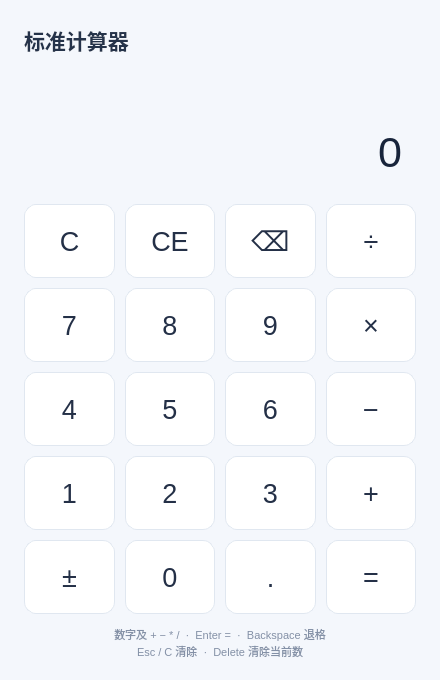
<?xml version="1.0" encoding="UTF-8"?>
<ui version="4.0">
<class>MainWindow</class>
<widget class="QWidget" name="MainWindow">
 <property name="geometry"><rect><x>0</x><y>0</y><width>440</width><height>680</height></rect></property>
 <property name="minimumSize"><size><width>360</width><height>650</height></size></property>
 <property name="windowTitle"><string>计算器 · Qt 实验 1</string></property>
 <property name="focusPolicy"><enum>Qt::StrongFocus</enum></property>
<property name="styleSheet"><string>QWidget#MainWindow { background: #f4f7fc; font-family: "Microsoft YaHei UI"; color: #20304a; }
QLabel#titleLabel { color: #25334a; }
QLabel#expressionLabel { color: #718099; font-size: 14px; }
QLineEdit#displayEdit { background: transparent; border: none; padding: 6px 10px; color: #18243b; }
QLineEdit#displayEdit[error="true"] { color: #c13f4e; }
QPushButton { background: #ffffff; color: #243047; border: 1px solid #e0e7f0; border-radius: 12px; }
QPushButton:hover { background: #edf2fb; border-color: #c5d1e4; }
QPushButton:pressed { background: #dce6f7; }
QPushButton[role="utility"] { background: #e8eef7; color: #52627d; }
QPushButton[role="operator"] { background: #e3edff; color: #3569cb; }
QPushButton[active="true"] { background: #c8dcff; border: 1px solid #8eb1f3; }
QPushButton[role="equals"] { background: #3468e9; color: #ffffff; border-color: #3468e9; }
QPushButton[role="equals"]:hover { background: #275bd8; }
QPushButton[role="equals"]:pressed { background: #1d4ec5; }
QLabel#keyboardHintLabel { color: #8390a6; font-size: 11px; }</string></property>
 <layout class="QVBoxLayout" name="mainLayout">
  <property name="spacing"><number>12</number></property>
  <property name="leftMargin"><number>24</number></property><property name="topMargin"><number>24</number></property>
  <property name="rightMargin"><number>24</number></property><property name="bottomMargin"><number>20</number></property>
  <item><widget class="QLabel" name="titleLabel"><property name="text"><string>标准计算器</string></property><property name="font"><font><pointsize>16</pointsize><bold>true</bold></font></property></widget></item>
  <item><widget class="QLabel" name="expressionLabel"><property name="minimumSize"><size><width>0</width><height>32</height></size></property><property name="text"><string/></property><property name="alignment"><set>Qt::AlignRight|Qt::AlignVCenter</set></property></widget></item>
  <item><widget class="QLineEdit" name="displayEdit"><property name="minimumSize"><size><width>0</width><height>80</height></size></property><property name="font"><font><pointsize>32</pointsize></font></property><property name="text"><string>0</string></property><property name="readOnly"><bool>true</bool></property><property name="focusPolicy"><enum>Qt::NoFocus</enum></property><property name="alignment"><set>Qt::AlignRight</set></property></widget></item>
  <item><layout class="QGridLayout" name="keypadLayout"><property name="spacing"><number>10</number></property>
<item row="0" column="0"><widget class="QPushButton" name="clearButton"><property name="minimumSize"><size><width>64</width><height>64</height></size></property><property name="sizePolicy"><sizepolicy hsizetype="Expanding" vsizetype="Expanding"><horstretch>0</horstretch><verstretch>0</verstretch></sizepolicy></property><property name="font"><font><pointsize>20</pointsize></font></property><property name="focusPolicy"><enum>Qt::NoFocus</enum></property><property name="text"><string>C</string></property><property name="command" stdset="0"><string>clear</string></property><property name="role" stdset="0"><string>utility</string></property></widget></item>
<item row="0" column="1"><widget class="QPushButton" name="clearEntryButton"><property name="minimumSize"><size><width>64</width><height>64</height></size></property><property name="sizePolicy"><sizepolicy hsizetype="Expanding" vsizetype="Expanding"><horstretch>0</horstretch><verstretch>0</verstretch></sizepolicy></property><property name="font"><font><pointsize>20</pointsize></font></property><property name="focusPolicy"><enum>Qt::NoFocus</enum></property><property name="text"><string>CE</string></property><property name="command" stdset="0"><string>clearEntry</string></property><property name="role" stdset="0"><string>utility</string></property></widget></item>
<item row="0" column="2"><widget class="QPushButton" name="backspaceButton"><property name="minimumSize"><size><width>64</width><height>64</height></size></property><property name="sizePolicy"><sizepolicy hsizetype="Expanding" vsizetype="Expanding"><horstretch>0</horstretch><verstretch>0</verstretch></sizepolicy></property><property name="font"><font><pointsize>20</pointsize></font></property><property name="focusPolicy"><enum>Qt::NoFocus</enum></property><property name="text"><string>⌫</string></property><property name="command" stdset="0"><string>backspace</string></property><property name="role" stdset="0"><string>utility</string></property></widget></item>
<item row="0" column="3"><widget class="QPushButton" name="divideButton"><property name="minimumSize"><size><width>64</width><height>64</height></size></property><property name="sizePolicy"><sizepolicy hsizetype="Expanding" vsizetype="Expanding"><horstretch>0</horstretch><verstretch>0</verstretch></sizepolicy></property><property name="font"><font><pointsize>20</pointsize></font></property><property name="focusPolicy"><enum>Qt::NoFocus</enum></property><property name="text"><string>÷</string></property><property name="command" stdset="0"><string>/</string></property><property name="role" stdset="0"><string>operator</string></property></widget></item>
<item row="1" column="0"><widget class="QPushButton" name="sevenButton"><property name="minimumSize"><size><width>64</width><height>64</height></size></property><property name="sizePolicy"><sizepolicy hsizetype="Expanding" vsizetype="Expanding"><horstretch>0</horstretch><verstretch>0</verstretch></sizepolicy></property><property name="font"><font><pointsize>20</pointsize></font></property><property name="focusPolicy"><enum>Qt::NoFocus</enum></property><property name="text"><string>7</string></property><property name="command" stdset="0"><string>7</string></property><property name="role" stdset="0"><string>digit</string></property></widget></item>
<item row="1" column="1"><widget class="QPushButton" name="eightButton"><property name="minimumSize"><size><width>64</width><height>64</height></size></property><property name="sizePolicy"><sizepolicy hsizetype="Expanding" vsizetype="Expanding"><horstretch>0</horstretch><verstretch>0</verstretch></sizepolicy></property><property name="font"><font><pointsize>20</pointsize></font></property><property name="focusPolicy"><enum>Qt::NoFocus</enum></property><property name="text"><string>8</string></property><property name="command" stdset="0"><string>8</string></property><property name="role" stdset="0"><string>digit</string></property></widget></item>
<item row="1" column="2"><widget class="QPushButton" name="nineButton"><property name="minimumSize"><size><width>64</width><height>64</height></size></property><property name="sizePolicy"><sizepolicy hsizetype="Expanding" vsizetype="Expanding"><horstretch>0</horstretch><verstretch>0</verstretch></sizepolicy></property><property name="font"><font><pointsize>20</pointsize></font></property><property name="focusPolicy"><enum>Qt::NoFocus</enum></property><property name="text"><string>9</string></property><property name="command" stdset="0"><string>9</string></property><property name="role" stdset="0"><string>digit</string></property></widget></item>
<item row="1" column="3"><widget class="QPushButton" name="multiplyButton"><property name="minimumSize"><size><width>64</width><height>64</height></size></property><property name="sizePolicy"><sizepolicy hsizetype="Expanding" vsizetype="Expanding"><horstretch>0</horstretch><verstretch>0</verstretch></sizepolicy></property><property name="font"><font><pointsize>20</pointsize></font></property><property name="focusPolicy"><enum>Qt::NoFocus</enum></property><property name="text"><string>×</string></property><property name="command" stdset="0"><string>*</string></property><property name="role" stdset="0"><string>operator</string></property></widget></item>
<item row="2" column="0"><widget class="QPushButton" name="fourButton"><property name="minimumSize"><size><width>64</width><height>64</height></size></property><property name="sizePolicy"><sizepolicy hsizetype="Expanding" vsizetype="Expanding"><horstretch>0</horstretch><verstretch>0</verstretch></sizepolicy></property><property name="font"><font><pointsize>20</pointsize></font></property><property name="focusPolicy"><enum>Qt::NoFocus</enum></property><property name="text"><string>4</string></property><property name="command" stdset="0"><string>4</string></property><property name="role" stdset="0"><string>digit</string></property></widget></item>
<item row="2" column="1"><widget class="QPushButton" name="fiveButton"><property name="minimumSize"><size><width>64</width><height>64</height></size></property><property name="sizePolicy"><sizepolicy hsizetype="Expanding" vsizetype="Expanding"><horstretch>0</horstretch><verstretch>0</verstretch></sizepolicy></property><property name="font"><font><pointsize>20</pointsize></font></property><property name="focusPolicy"><enum>Qt::NoFocus</enum></property><property name="text"><string>5</string></property><property name="command" stdset="0"><string>5</string></property><property name="role" stdset="0"><string>digit</string></property></widget></item>
<item row="2" column="2"><widget class="QPushButton" name="sixButton"><property name="minimumSize"><size><width>64</width><height>64</height></size></property><property name="sizePolicy"><sizepolicy hsizetype="Expanding" vsizetype="Expanding"><horstretch>0</horstretch><verstretch>0</verstretch></sizepolicy></property><property name="font"><font><pointsize>20</pointsize></font></property><property name="focusPolicy"><enum>Qt::NoFocus</enum></property><property name="text"><string>6</string></property><property name="command" stdset="0"><string>6</string></property><property name="role" stdset="0"><string>digit</string></property></widget></item>
<item row="2" column="3"><widget class="QPushButton" name="subtractButton"><property name="minimumSize"><size><width>64</width><height>64</height></size></property><property name="sizePolicy"><sizepolicy hsizetype="Expanding" vsizetype="Expanding"><horstretch>0</horstretch><verstretch>0</verstretch></sizepolicy></property><property name="font"><font><pointsize>20</pointsize></font></property><property name="focusPolicy"><enum>Qt::NoFocus</enum></property><property name="text"><string>−</string></property><property name="command" stdset="0"><string>-</string></property><property name="role" stdset="0"><string>operator</string></property></widget></item>
<item row="3" column="0"><widget class="QPushButton" name="oneButton"><property name="minimumSize"><size><width>64</width><height>64</height></size></property><property name="sizePolicy"><sizepolicy hsizetype="Expanding" vsizetype="Expanding"><horstretch>0</horstretch><verstretch>0</verstretch></sizepolicy></property><property name="font"><font><pointsize>20</pointsize></font></property><property name="focusPolicy"><enum>Qt::NoFocus</enum></property><property name="text"><string>1</string></property><property name="command" stdset="0"><string>1</string></property><property name="role" stdset="0"><string>digit</string></property></widget></item>
<item row="3" column="1"><widget class="QPushButton" name="twoButton"><property name="minimumSize"><size><width>64</width><height>64</height></size></property><property name="sizePolicy"><sizepolicy hsizetype="Expanding" vsizetype="Expanding"><horstretch>0</horstretch><verstretch>0</verstretch></sizepolicy></property><property name="font"><font><pointsize>20</pointsize></font></property><property name="focusPolicy"><enum>Qt::NoFocus</enum></property><property name="text"><string>2</string></property><property name="command" stdset="0"><string>2</string></property><property name="role" stdset="0"><string>digit</string></property></widget></item>
<item row="3" column="2"><widget class="QPushButton" name="threeButton"><property name="minimumSize"><size><width>64</width><height>64</height></size></property><property name="sizePolicy"><sizepolicy hsizetype="Expanding" vsizetype="Expanding"><horstretch>0</horstretch><verstretch>0</verstretch></sizepolicy></property><property name="font"><font><pointsize>20</pointsize></font></property><property name="focusPolicy"><enum>Qt::NoFocus</enum></property><property name="text"><string>3</string></property><property name="command" stdset="0"><string>3</string></property><property name="role" stdset="0"><string>digit</string></property></widget></item>
<item row="3" column="3"><widget class="QPushButton" name="addButton"><property name="minimumSize"><size><width>64</width><height>64</height></size></property><property name="sizePolicy"><sizepolicy hsizetype="Expanding" vsizetype="Expanding"><horstretch>0</horstretch><verstretch>0</verstretch></sizepolicy></property><property name="font"><font><pointsize>20</pointsize></font></property><property name="focusPolicy"><enum>Qt::NoFocus</enum></property><property name="text"><string>+</string></property><property name="command" stdset="0"><string>+</string></property><property name="role" stdset="0"><string>operator</string></property></widget></item>
<item row="4" column="0"><widget class="QPushButton" name="signButton"><property name="minimumSize"><size><width>64</width><height>64</height></size></property><property name="sizePolicy"><sizepolicy hsizetype="Expanding" vsizetype="Expanding"><horstretch>0</horstretch><verstretch>0</verstretch></sizepolicy></property><property name="font"><font><pointsize>20</pointsize></font></property><property name="focusPolicy"><enum>Qt::NoFocus</enum></property><property name="text"><string>±</string></property><property name="command" stdset="0"><string>sign</string></property><property name="role" stdset="0"><string>utility</string></property></widget></item>
<item row="4" column="1"><widget class="QPushButton" name="zeroButton"><property name="minimumSize"><size><width>64</width><height>64</height></size></property><property name="sizePolicy"><sizepolicy hsizetype="Expanding" vsizetype="Expanding"><horstretch>0</horstretch><verstretch>0</verstretch></sizepolicy></property><property name="font"><font><pointsize>20</pointsize></font></property><property name="focusPolicy"><enum>Qt::NoFocus</enum></property><property name="text"><string>0</string></property><property name="command" stdset="0"><string>0</string></property><property name="role" stdset="0"><string>digit</string></property></widget></item>
<item row="4" column="2"><widget class="QPushButton" name="decimalButton"><property name="minimumSize"><size><width>64</width><height>64</height></size></property><property name="sizePolicy"><sizepolicy hsizetype="Expanding" vsizetype="Expanding"><horstretch>0</horstretch><verstretch>0</verstretch></sizepolicy></property><property name="font"><font><pointsize>20</pointsize></font></property><property name="focusPolicy"><enum>Qt::NoFocus</enum></property><property name="text"><string>.</string></property><property name="command" stdset="0"><string>decimal</string></property><property name="role" stdset="0"><string>digit</string></property></widget></item>
<item row="4" column="3"><widget class="QPushButton" name="equalsButton"><property name="minimumSize"><size><width>64</width><height>64</height></size></property><property name="sizePolicy"><sizepolicy hsizetype="Expanding" vsizetype="Expanding"><horstretch>0</horstretch><verstretch>0</verstretch></sizepolicy></property><property name="font"><font><pointsize>20</pointsize></font></property><property name="focusPolicy"><enum>Qt::NoFocus</enum></property><property name="text"><string>=</string></property><property name="command" stdset="0"><string>equals</string></property><property name="role" stdset="0"><string>equals</string></property></widget></item>
  </layout></item>
  <item><widget class="QLabel" name="keyboardHintLabel"><property name="text"><string>数字及 + − * /  ·  Enter =  ·  Backspace 退格&#10;Esc / C 清除  ·  Delete 清除当前数</string></property><property name="alignment"><set>Qt::AlignCenter</set></property><property name="wordWrap"><bool>true</bool></property></widget></item>
 </layout>
</widget>
<resources/>
<connections/>
</ui>
